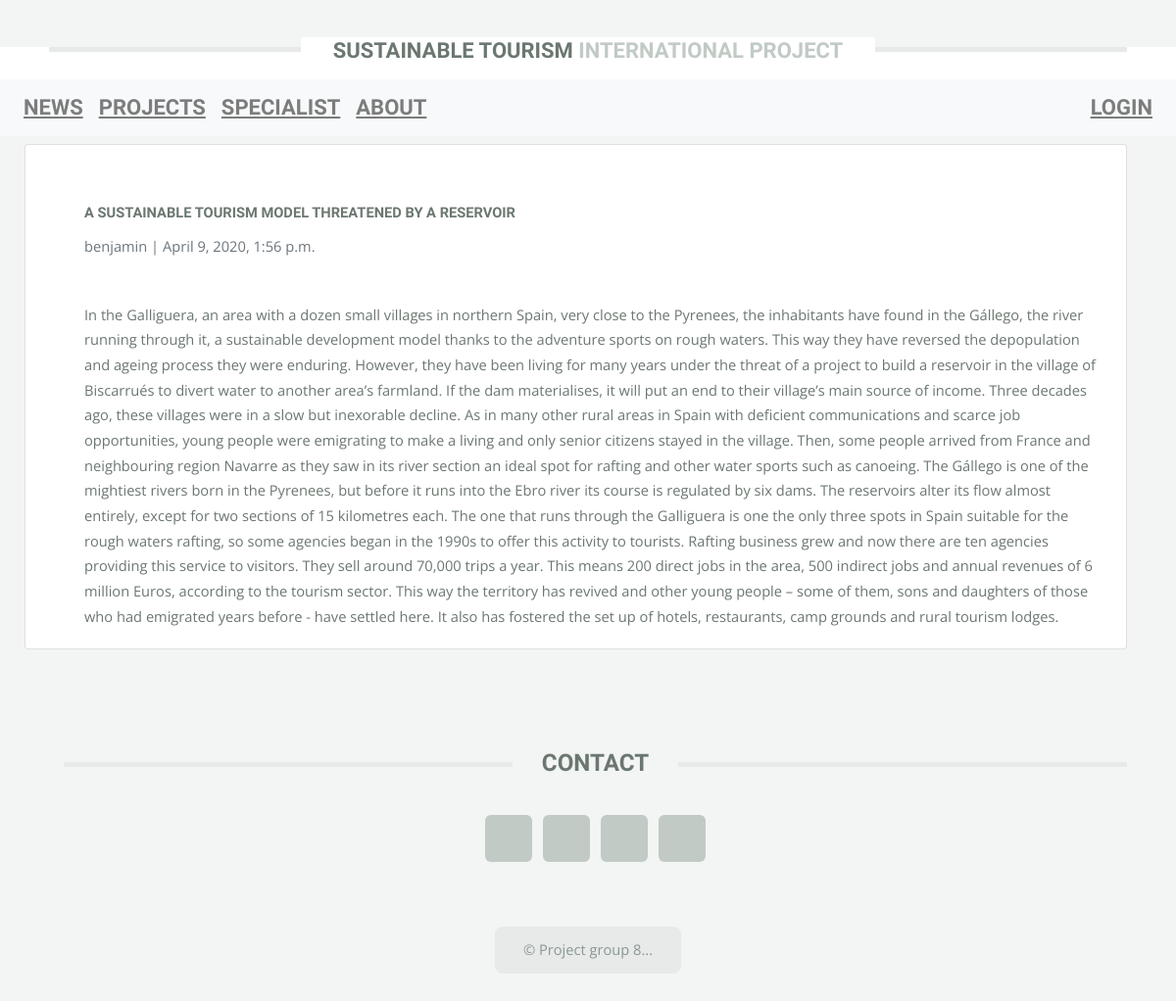
The app's page /links/sustainable-tourism-model-threatened-reservoir/ with its own data.
### blog/models.py (models this page shows, shortened)
class Post(models.Model):
    title = models.CharField(max_length=200, unique=True)
    slug = models.SlugField(max_length=200, unique=True)
    author = models.ForeignKey(User, on_delete=models.CASCADE, related_name='blog_posts')
    updated_on = models.DateTimeField(auto_now=True)
    content = models.TextField()
    created_on = models.DateTimeField(auto_now_add=True)
    status = models.IntegerField(choices=STATUS, default=0)
    class Meta:
        ordering = ['-created_on']

### blog/views.py (the view)
# urls.py: path('links/<slug:slug>/', views.PostDetail.as_view(), name='post_detail'),
class PostDetail(generic.DetailView):
    model = Post
    template_name = 'post_detail.html'

### templates/post_detail.html
{% extends "base.html" %}
{% load static %}
{% block content %}
<div class="container mt-5">
  <div class="row">
    <div class="col-md-12 card mb-2">
      <div class="card-body">
        <h1 class="card-title">{% block title %} {{ object.title }} {% endblock title %}</h1>
        <p class=" text-muted">{{ post.author }} | {{ post.created_on }}</p>
        <p class="card-text ">{{ object.content | safe }}</p>
      </div>
    </div>
  </div>
</div>
{% endblock content %}

### static/main.css (style rules this page uses)
html, body, div, span, applet, object, iframe, h1, h2, h3, h4, h5, h6, p, blockquote, pre, a, abbr, acronym, address, big, cite, code, del, dfn, em, img, ins, kbd, q, s, samp, small, strike, strong, sub, sup, tt, var, b, u, i, center, dl, dt, dd, ol, ul, li, fieldset, form, label, legend, table, caption, tbody, tfoot, thead, tr, th, td, article, aside, canvas, details, embed, figure, figcaption, footer, header, hgroup, menu, nav, output, ruby, section, summary, time, mark, audio, video { margin: 0; padding: 0; border: 0; font-size: 100%; font: inherit; vertical-align: baseline; }
body { line-height: 1; min-height:100vh; }
body { -webkit-text-size-adjust: none; }
html { box-sizing: border-box; }
*, *:before, *:after { box-sizing: inherit; }
body { background: #f2f5f3; }
body, input, textarea, select { font-family: 'Open Sans', sans-serif; font-weight: 400; color: #6b7770; font-size: 13pt; line-height: 2em; }
h1, h2, h3, h4, h5, h6 { font-family: 'Open Sans Condensed', sans-serif; font-weight: 700; text-transform: uppercase; color: #6b7770; margin: 0 0 0.5em 0; line-height: 1.3; }
p, ul, ol, dl, table { margin-bottom: 3em; }
section > :last-child, section:last-child, article > :last-child, article:last-child { margin-bottom: 0; }
.container { margin: 0 auto; max-width: 100%; width: 64em; }
@media screen and (max-width: 1680px) { .container { width: 75em; } }
@media screen and (max-width: 1280px) { .container { width: calc(100% - 100px); } }
.row { display: flex; flex-wrap: wrap; box-sizing: border-box; align-items: stretch; }
.row > * { box-sizing: border-box; }
.row { margin-top: -50px; margin-left: -50px; }
.row > * { padding: 50px 0 0 50px; }
@media screen and (max-width: 1680px) { .row { display: flex; flex-wrap: wrap; box-sizing: border-box; align-items: stretch; } }
@media screen and (max-width: 1680px) { .row > * { box-sizing: border-box; } }
@media screen and (max-width: 1680px) { .row { margin-top: -50px; margin-left: -50px; } }
@media screen and (max-width: 1680px) { .row > * { padding: 50px 0 0 50px; } }
@media screen and (max-width: 1280px) { .row { display: flex; flex-wrap: wrap; box-sizing: border-box; align-items: stretch; } }
@media screen and (max-width: 1280px) { .row > * { box-sizing: border-box; } }
@media screen and (max-width: 1280px) { .row { margin-top: -40px; margin-left: -40px; } }
@media screen and (max-width: 1280px) { .row > * { padding: 40px 0 0 40px; } }
body { padding-top: 3.25em; }
@media screen and (max-width: 1680px) { body, input, textarea, select { font-size: 12pt; line-height: 1.75em; } }
@media screen and (max-width: 1280px) { body, input, textarea, select { font-size: 11pt; } }

### records on screen
Post: title "A SUSTAINABLE TOURISM MODEL THREATENED BY A RESERVOIR", author "benjamin", created_on "April 9, 2020, 1:56 p.m.", content "In the Galliguera, an area with a dozen small villages in northern Spain, very close to the Pyrenees, the inhabitants have found in the Gállego, the river running through it, a sustainable development model thanks to the adventure sports on rough waters. This way they have reversed the depopulation and ageing process they were enduring. However, they have been living for many years under the threat of a project to build a reservoir in the village of Biscarrués to divert water to another area’s farmland. If the dam materialises, it will put an end to their village’s main source of income. Three decades ago, these villages were in a slow but inexorable decline. As in many other rural areas in…"
